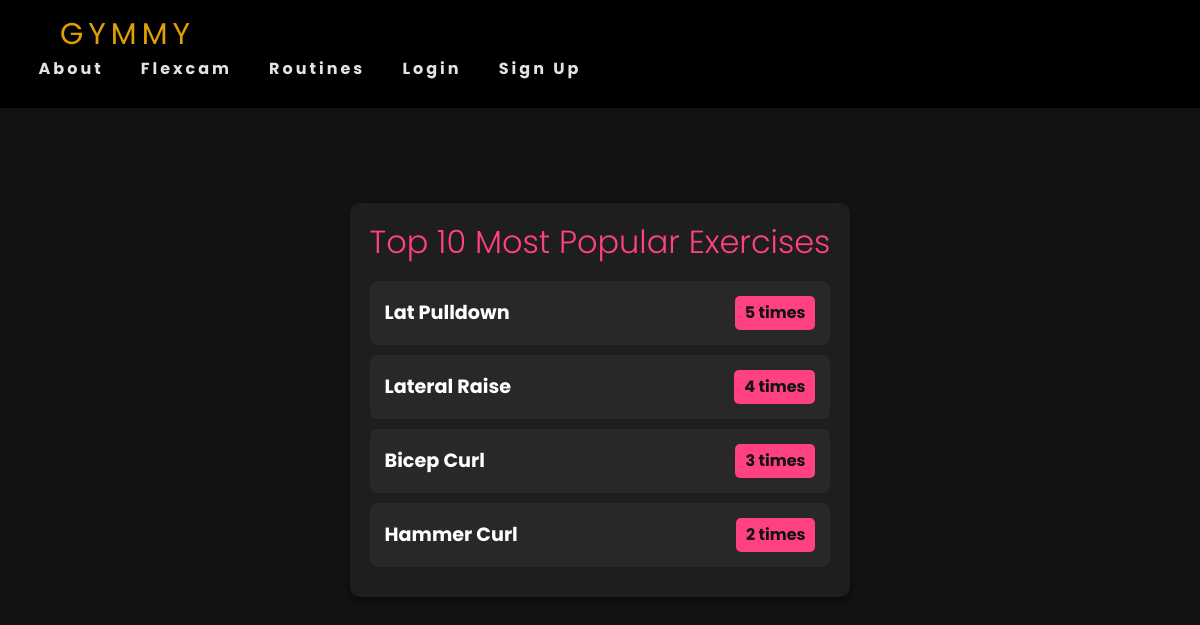
Screenshot of /top-exercises/ with the database file from the repository.
### gymmy/models.py (models this page shows, shortened)
class Routines(models.Model):
    routine = models.CharField(max_length=30)
    category = models.ForeignKey(Category, on_delete=models.CASCADE, default=1)
    description = models.CharField(max_length=500, default='', blank=True, null=True)
    image = models.ImageField(upload_to='uploads/routine/')
    favorites = models.ManyToManyField(User, related_name='favourite_routines', blank=True)
    instructions = models.TextField(blank=True, null=True)
    benefits = models.TextField(blank=True, null=True)
    popularity_count = models.PositiveIntegerField(default=0)
    class Meta:
        verbose_name_plural = 'routines'

### gymmy/views.py (the view)
# urls.py: path('top-exercises/', views.top_exercises, name='top_exercises'),
def top_exercises(request):
    top_routines = Routines.objects.all().order_by('-popularity_count')[:10]
    return render(request, 'gymmy/top_exercises.html', {'top_routines': top_routines})

### gymmy/templates/gymmy/top_exercises.html (shortened to what this page needs)
{% extends 'gymmy/base.html' %}
{% load static %}
{% block css %}<link rel="stylesheet" href="{% static 'css/top_exercises.css' %}">{% endblock %}
{% block content %}
<div class="top-exercises-container">
  <h2>Top 10 Most Popular Exercises</h2>
  <ul>
      {% for routine in top_routines %}
      <li>
          <span class="exercise-name">{{ routine.routine }}</span>
          <span class="exercise-count">{{ routine.popularity_count }} times</span>
      </li>
      {% endfor %}
  </ul>
</div>
{% endblock %}

### gymmy/static/css/base.css (style rules this page uses)
* { padding: 0; margin: 0; box-sizing: border-box; }
li::marker { font-size: 3em; line-height: .1; }

### gymmy/static/css/profile.css (style rules this page uses)
* { margin: 0; padding: 0; box-sizing: border-box; font-family: "Poppins", sans-serif; }

### gymmy/static/css/top_exercises.css (style rules this page uses)
* { padding: 0; margin: 0; box-sizing: border-box; }
.top-exercises-container { max-width: 800px; margin: 50px auto; padding: 20px; background-color: #1E1E1E; border-radius: 10px; box-shadow: 0 4px 10px rgba(0, 0, 0, 0.4); }
.top-exercises-container h2 { text-align: center; color: #FF4081; font-size: 2em; margin-bottom: 20px; font-weight: 300; }
.top-exercises-container ul { list-style-type: none; padding: 0; margin: 0; }
.top-exercises-container ul li { background-color: #282828; color: #FFFFFF; padding: 15px; margin: 10px 0; border-radius: 8px; display: flex; justify-content: space-between; align-items: center; transition: background-color 0.3s ease; }
.top-exercises-container ul li span.exercise-name { font-size: 1.2em; font-weight: bold; }
.top-exercises-container ul li span.exercise-count { background-color: #FF4081; color: #121212; padding: 5px 10px; border-radius: 5px; font-weight: bold; }

### rows the page displays
Routines: routine "Lat Pulldown", popularity_count "5"
Routines: routine "Lateral Raise", popularity_count "4"
Routines: routine "Bicep Curl", popularity_count "3"
Routines: routine "Hammer Curl", popularity_count "2"
